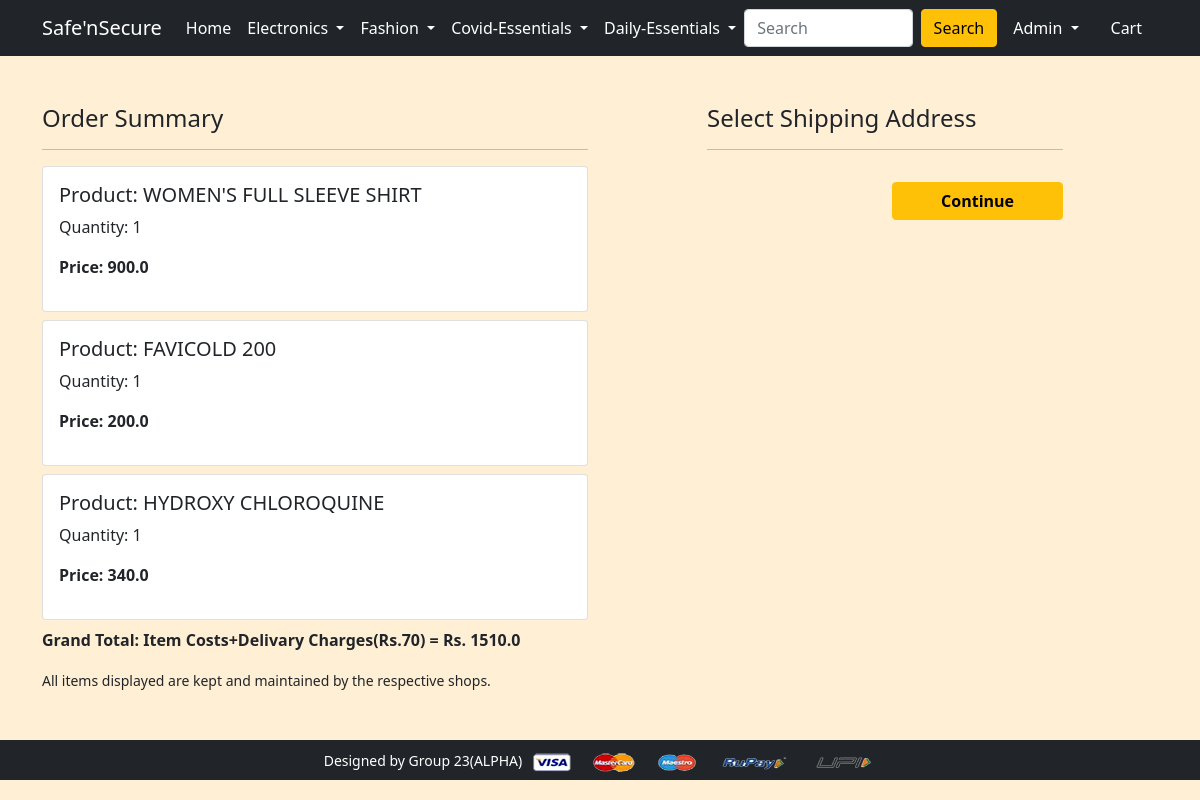
Screenshot of /checkout/ (signed in) with the database file from the repository.
### app/models.py (models this page shows, shortened)
class Cart(models.Model):
    user = models.ForeignKey(User,on_delete=models.CASCADE)
    product = models.ForeignKey(Product,on_delete=models.CASCADE)
    quantity = models.PositiveIntegerField(default=1)
    @property
    def total_cost(self):
        return self.quantity * self.product.discounted_price

class Product(models.Model):
    title = models.CharField(max_length=100)
    selling_price = models.FloatField()
    discounted_price = models.FloatField()
    description = models.TextField()
    brand = models.CharField(max_length=100)
    category = models.CharField(choices=CATEGORY_CHOICES,max_length=2)
    product_image = models.ImageField(upload_to="productimg")
    pincode_of_shop = models.CharField(max_length=10)
    address=models.TextField(default ="")
    shop_name= models.CharField(max_length=100,default="")

### app/views.py (the view)
# urls.py: path('checkout/', views.checkout, name='checkout'),
@login_required()
def checkout(request):
    user = request.user
    add = Customer.objects.filter(user=user)
    cart_items = Cart.objects.filter(user=user)
    amount = 0.0
    shipping_amount = 70.0
    totalamount = 0.0
    cart_product = [p for p in Cart.objects.all() if p.user == request.user]
    if cart_product:
        for p in cart_product:
            tempamount = (p.quantity * p.product.discounted_price)
            amount += tempamount
        totalamount = amount + shipping_amount
    return render(request, 'app/checkout.html',{'add':add, 'totalamount':totalamount, 'cart_items':cart_items})

### app/templates/app/checkout.html (shortened to what this page needs)
{% extends 'app/base.html' %}
{% load static %}
{% block main-content %}
<div class="container">
 <div class="row mt-5">
  <div class="col-sm-6">
    <h4>Order Summary</h4>
    <hr>
      {% for item in cart_items %}
      <div class="card mb-2">
        <div class="card-body">
          <h5>Product: {{item.product.title}}</h5>
          <p>Quantity: {{item.quantity}}</p>
          <p class="fw-bold">Price: {{item.total_cost}}</p>
        </div>
      </div>
      {% endfor %}
    <p class="fw-bold">Grand Total: Item Costs+Delivary Charges(Rs.70) = Rs. {{totalamount}}</p>
    <small>All items displayed are kept and maintained by the respective shops.</small>
  </div>
  <div class="col-sm-4 offset-sm-1">
    <h4>Select Shipping Address</h4>
    <hr>
    <form action="/paymentdone">
        <div class="text-end">
          <button type="submit" class="btn btn-warning mt-3 px-5 fw-bold">Continue</button>
        </div>
      </form>
    </div>
  </div>
</div>
{% endblock main-content %}

### app/templates/app/base.html (shortened to what this page needs)
<!doctype html>
{% load static %}
<html lang="en">
  <head>
    <link href="https://cdn.jsdelivr.net/npm/bootstrap@5.0.0-beta1/dist/css/bootstrap.min.css" rel="stylesheet">
    <link rel="stylesheet" href="{% static 'app/css/owl.carousel.min.css' %}">
    <link rel="stylesheet" href="{% static 'app/css/all.min.css' %}">
    <link rel="stylesheet" href="{% static 'app/css/style.css' %}">
  </head>
  <body>
    <nav class="navbar navbar-dark bg-dark navbar-expand-lg">
    <div class="container">
       <a class="navbar-brand" href="/">Safe'nSecure</a>
       <div class="collapse navbar-collapse" id="navbarSupportedContent">
         <ul class="navbar-nav me-auto mb-2 mb-lg-0">
           <li class="nav-item">
             <a class="nav-link active" aria-current="page" href="/">Home</a>
           </li>
           <li class="nav-item dropdown">
             <a class="nav-link dropdown-toggle text-white" id="electronicsDropdown" role="button" data-bs-toggle="dropdown" aria-expanded="false">
               Electronics
             </a>
           </li>
           <li class="nav-item dropdown">
             <a class="nav-link dropdown-toggle text-white" id="fashionDropdown" role="button" data-bs-toggle="dropdown" aria-expanded="false">
               Fashion
             </a>
           </li>
             <li class="nav-item dropdown">
             <a class="nav-link dropdown-toggle text-white" id="fashionDropdown" role="button" data-bs-toggle="dropdown" aria-expanded="false">
               Covid-Essentials
             </a>
           </li>
             <li class="nav-item dropdown">
             <a class="nav-link dropdown-toggle text-white" id="fashionDropdown" role="button" data-bs-toggle="dropdown" aria-expanded="false">
               Daily-Essentials
             </a>
           </li>
         </ul>
         <form class="d-flex" action="{% url 'searchbar' %}" method="get">
           <input class="form-control me-2" type="text" placeholder="Search" aria-label="Search" name="search">
           <button class="btn btn-warning" type="submit">Search</button>
         </form>
         <div>
          <ul class="navbar-nav me-auto mb-2 mb-lg-0">
              {% if request.user.is_authenticated %}
           <li class="nav-item dropdown mx-2">
              <a class="nav-link dropdown-toggle text-white" id="profileDropdown" role="button" data-bs-toggle="dropdown" aria-expanded="false">
                  {{request.user.username|capfirst}}
              </a>
            </li>
            <li class="nav-item mx-2">
             <a href="{% url 'showcart' %}" class="nav-link text-white"> Cart </a>
            </li>
              {% endif %}
          </ul>
         </div>
       </div>
     </div>
    </nav>
    {% block main-content %} {% endblock main-content %}
    <footer class="container-fluid bg-dark text-center p-2 mt-5">
        <small class="text-white">Designed by Group 23(ALPHA)</small>
        <img src="{% static 'app/images/payment.png' %}" alt="" srcset="" class="img-fluid" height="2px">
    </footer>
  </body>
</html>

### app/templates/app/base.html (style rules this page uses)
body { background-color:#ffefd5; }

### rows the page displays
Cart: product "WOMEN'S FULL SLEEVE SHIRT", quantity "1", total_cost "900.0"
Cart: product "FAVICOLD 200", quantity "1", total_cost "200.0"
Cart: product "HYDROXY CHLOROQUINE", quantity "1", total_cost "340.0"

### other values shown
{{ request.user.username|capfirst }} "Admin"
{{ totalamount }} "1510.0"
